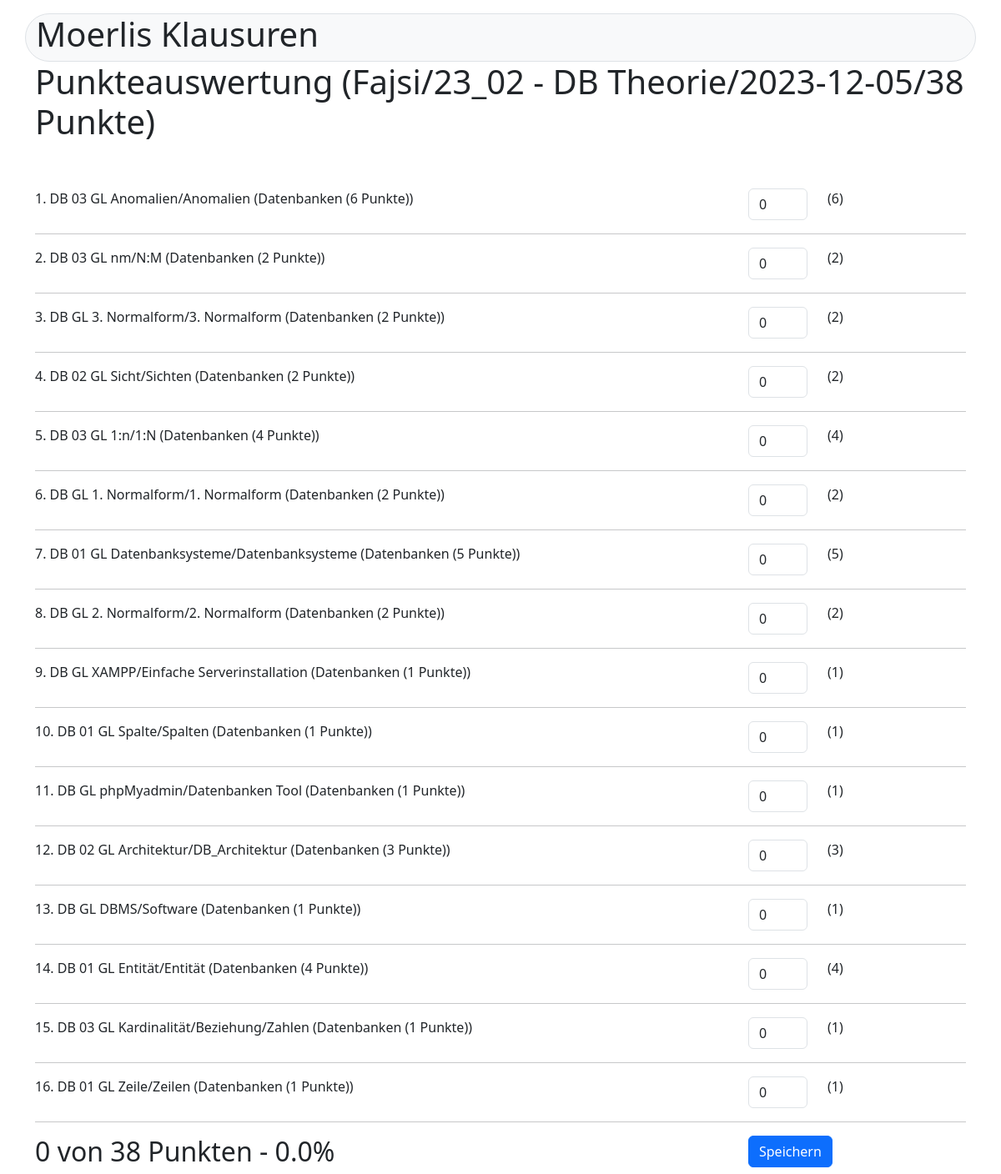
The app's page /klausur/evaluation2/6/6 (signed in) with its own data.
### klausur/models.py (models this page shows, shortened)
class Teilnehmer(models.Model):
    name = models.CharField(("Name"), max_length=250)
    info = models.TextField("Infos", blank=True, null=True)
    class Meta:
        verbose_name = "Teilnehmer"
        verbose_name_plural = "Teilnehmers"
        ordering = ["name"]
    def __str__(self):
        return self.name

class Klausur(models.Model):
    titel = models.CharField(("Titel"), max_length=50)
    thema = models.CharField(("Thema"), max_length=50)
    termin = models.DateTimeField(("termin"), auto_now=False, auto_now_add=False)
    gruppe = models.ForeignKey(Gruppe, verbose_name=("Gruppe"), on_delete=models.CASCADE, null=True)
    fragen = models.ManyToManyField(Frage, verbose_name=("Fragen"))
    @property
    def get_gesamtpunkte(self):
        fragen = self.fragen.all()
        gesamtpunkte = sum(frage.punkte for frage in fragen)
        return gesamtpunkte
    class Meta:
        verbose_name = ("Klausur")
        verbose_name_plural = ("Klausuren")
        ordering = [ 'gruppe', '-termin']
    def __str__(self):
        return f"{self.gruppe} - {self.titel}/{self.termin.date()}/{self.get_gesamtpunkte} Punkte"

class Gruppe(models.Model):
    name = models.CharField("Bezeichnung", max_length=50)
    teilnehmer = models.ManyToManyField(Teilnehmer, verbose_name="Teilnehmer")
    class Meta:
        verbose_name = ("Gruppe")
        verbose_name_plural = ("Gruppen")
        ordering = ['name']
    def __str__(self):
        return self.name

class Frage(models.Model):
    titel = models.CharField(("Titel"), max_length=250)
    inhalt = models.CharField("Inhalt", max_length=50, default="?")
    frage = models.TextField(("Frage"))
    musterantwort = models.TextField(("Musterantwort"), default ="")
    bild = models.ImageField(("Bild"), blank=True, null=True)
    bildmuster = models.ImageField(("Bild Muster"), blank=True, null=True)
    bildbreite = models.IntegerField(("Bildbreite in %"), default=80)
    thema = models.ForeignKey(Thema, verbose_name=("Thema"), on_delete=models.RESTRICT)
    punkte = models.IntegerField(("Erreichbare Punkte"), default=1)
    schwierigkeit = models.IntegerField(("Schwierigkeit") , default=2)
    class Meta:
        verbose_name = ("Frage")
        verbose_name_plural = ("Fragen")
        ordering = ['thema', 'titel', ]
    def __str__(self):
        return f"{self.titel}/{self.inhalt} ({self.thema} ({self.punkte} Punkte))"

class Klausurthema(models.Model):
    klausur = models.ForeignKey(Klausur, verbose_name=("Klausur"), on_delete=models.CASCADE)
    frage = models.ForeignKey(Frage, verbose_name=("Frage"), on_delete=models.RESTRICT)
    position = models.IntegerField(("Position"), default=1)
    seitenwechsel = models.BooleanField(("Seitenwechsel im Anschluss"), default=False)
    class Meta:
        verbose_name = ("Klausur-Thema")
        verbose_name_plural = ("Klausur-Themen")
        ordering = ['klausur', 'position']

class Thema(models.Model):
    titel = models.CharField(("Titel"), max_length=250, primary_key=True)
    kommentar = models.TextField(("Kommentar"), blank=True, null=True)
    class Meta:
        verbose_name = ("Thema")
        verbose_name_plural = ("Themas")
        ordering = ['titel']
    def __str__(self):
        return self.titel

### klausur/views.py (the view, shortened to what this page needs)
# urls.py: path('evaluation2/<int:klausur>/<int:tn>', views.evaluation2, name= 'evaluation2'),
@permission_required('klausur.view_teilnehmer')
def evaluation2(request, klausur, tn):
    ds_klausur = Klausur.objects.get(id=klausur)
    ds_tn = Teilnehmer.objects.get(id=tn)
    ds_fragen = ds_klausur.fragen.all()
    pos_fragen = Klausurthema.objects.filter(klausur = klausur)
    list_fragen = []
    sum = 0
    for frage in pos_fragen:
        if request.method == "POST":
            numb_str = request.POST["punkte_"+str(frage.frage.id)]
            if len(numb_str) > 0:
                number = int(numb_str)
            else:
                number = 0
        else:
            ds_answer=Answer.objects.filter(teilnehmer=ds_tn, klausur=ds_klausur, frage=frage.frage)
            if len(ds_answer) == 0:                                     # Kein DS vorhanden
                number=0
            else:
                number=ds_answer[0].punkte
        sum += number
        list_fragen.append((frage, number))
        prozent = round(sum / ds_klausur.get_gesamtpunkte * 100, 1)
    content = {
        "klausur": ds_klausur,
        "teilnehmer": ds_tn,
        "fragen": list_fragen,
        "sum": sum,
        "max": ds_klausur.get_gesamtpunkte,
        "prozent": prozent
    }
    return render(request, "evaluation2.html", content)

### klausur/templates/evaluation2.html (shortened to what this page needs)
{% extends "start.html" %}
{% block content %}
    <h1>Punkteauswertung ({{teilnehmer}}/{{klausur}})</h1>
    <br />
    <br />
    <form method="POST">
        {% for frage in  fragen %}
        <div class="mb-3 row">
            <div class="col-9">{{forloop.counter}}. {{frage.0.frage}} </div>
            <div class="col-1"><input type="number" class="form-control" name="punkte_{{frage.0.frage.id}}" onchange="this.form.submit()" value="{{frage.1}}"></div>
            <div class="col-auto">({{frage.0.frage.punkte}})</div>
        </div>
        <hr />
        {% endfor %}
        <div class = "row">
            <div class="col-9"><h2>{{sum}} von {{max}} Punkten - {{prozent}}% </h2></div>
            <div class="col-auto"><button type="submit" class="btn btn-primary" name="button" value="save">Speichern</button></div>
        </div>
    </form>
{% endblock content %}

### records on screen
Teilnehmer: name "Fajsi"
Klausur: gruppe+titel+termin "23_02 - DB Theorie/2023-12-05/38 Punkte"
Klausurthema: frage.punkte "DB 03 GL Anomalien/Anomalien (Datenbanken (6 Punkte))", frage "0", frage.punkte "6"
Klausurthema: frage.punkte "DB 03 GL nm/N:M (Datenbanken (2 Punkte))", frage "0", frage.punkte "2"
Klausurthema: frage.punkte "DB GL 3. Normalform/3. Normalform (Datenbanken (2 Punkte))", frage "0", frage.punkte "2"
Klausurthema: frage.punkte "DB 02 GL Sicht/Sichten (Datenbanken (2 Punkte))", frage "0", frage.punkte "2"
Klausurthema: frage.punkte "DB 03 GL 1:n/1:N (Datenbanken (4 Punkte))", frage "0", frage.punkte "4"
Klausurthema: frage.punkte "DB GL 1. Normalform/1. Normalform (Datenbanken (2 Punkte))", frage "0", frage.punkte "2"
Klausurthema: frage.punkte "DB 01 GL Datenbanksysteme/Datenbanksysteme (Datenbanken (5 Punkte))", frage "0", frage.punkte "5"
Klausurthema: frage.punkte "DB GL 2. Normalform/2. Normalform (Datenbanken (2 Punkte))", frage "0", frage.punkte "2"
Klausurthema: frage.punkte "DB GL XAMPP/Einfache Serverinstallation (Datenbanken (1 Punkte))", frage "0", frage.punkte "1"
Klausurthema: frage.punkte "DB 01 GL Spalte/Spalten (Datenbanken (1 Punkte))", frage "0", frage.punkte "1"
Klausurthema: frage.punkte "DB GL phpMyadmin/Datenbanken Tool (Datenbanken (1 Punkte))", frage "0", frage.punkte "1"
Klausurthema: frage.punkte "DB 02 GL Architektur/DB_Architektur (Datenbanken (3 Punkte))", frage "0", frage.punkte "3"
Klausurthema: frage.punkte "DB GL DBMS/Software (Datenbanken (1 Punkte))", frage "0", frage.punkte "1"
Klausurthema: frage.punkte "DB 01 GL Entität/Entität (Datenbanken (4 Punkte))", frage "0", frage.punkte "4"
Klausurthema: frage.punkte "DB 03 GL Kardinalität/Beziehung/Zahlen (Datenbanken (1 Punkte))", frage "0", frage.punkte "1"
Klausurthema: frage.punkte "DB 01 GL Zeile/Zeilen (Datenbanken (1 Punkte))", frage "0", frage.punkte "1"

### other values on screen
{{ sum }} "0"
{{ max }} "38"
{{ prozent }} "0.0"
